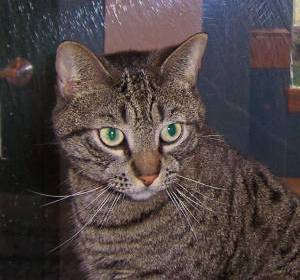
#> input picture Data/Cat/cat.1 - Copy.jpg, 300 x 280 px, found by its file name; its folder holds only this picture in this run
$ jupyter execute --allow-errors image_classi.ipynb
#> lines starting #> are read from the running program, lines starting #| are printed output that depends on the picture
[cell 1]
from google.colab import drive
drive.mount('/content/drive')

[cell 2]
import os

[cell 3]
os.listdir('/content/drive/MyDrive/Data')

[cell 4]
len(os.listdir('/content/drive/MyDrive/Data/Cat'))

[cell 5]
len(os.listdir('/content/drive/MyDrive/Data/Dog'))

[cell 6]
datadir='/content/drive/MyDrive/Data'
dogpath=os.path.join(datadir,'Dog')
os.listdir(dogpath)

[cell 7]
datadir='/content/drive/MyDrive/Data'
catpath=os.path.join(datadir,'Cat')
os.listdir(catpath)

[cell 8]
datadir='/content/drive/MyDrive/Data'
subfolder=os.listdir(datadir)
print(subfolder)
for i in subfolder:    #i=Dog
   sub_path=os.path.join(datadir,i)
   print(sub_path)
   print(os.listdir(sub_path))
#> pass 2 of the loop `for i in subfolder:`:

[cell 9]
datadir='/content/drive/MyDrive/Data'
subfolder=os.listdir(datadir)
print(subfolder)
for i in subfolder:    #i=Dog
   sub_path=os.path.join(datadir,i)
   sub_pathfolder=os.listdir(sub_path)
   for j in sub_pathfolder:
       subimage=os.path.join(sub_path,j)
       print(subimage)
#> pass 2 of the loop `for i in subfolder:`:

[cell 10]
import pandas as pd
import matplotlib.pyplot as plt
from skimage.io import imread
from sklearn.svm import SVC
from sklearn.model_selection import train_test_split
from sklearn.metrics import classification_report,confusion_matrix,accuracy_score,ConfusionMatrixDisplay
from skimage.transform import resize

[cell 11]
data_array=[]
target_array=[]
categories=['Cat','Dog']
datadir='/content/drive/MyDrive/Data'

[cell 12]
for i in categories:
  sub_path=os.path.join(datadir,i)
  print(sub_path)
  images=os.listdir(sub_path)
  for img in images:
    img_path=os.path.join(sub_path,img)
    img_array=imread(img_path)
#> img_array is the input picture: shape (280, 300, 3); mean R, G, B 78.8, 68.3, 68
    img_resized=resize(img_array,(150,150,3))
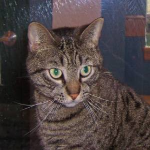
#> img_resized: shape (150, 150, 3) float64; mean R, G, B 0.309, 0.268, 0.266
    data_array.append(img_resized.flatten())
    target_array.append(categories.index(i))
  print('Loaded Category :',i)
#> pass 2 of the loop `for i in categories:`:
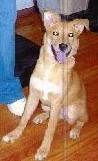
#> input picture Data/Dog/dog.12.jpg, 98 x 161 px, found by its file name
#> img_array is the input picture: shape (161, 98, 3); mean R, G, B 146.7, 114.4, 98.3
#> `img_resized=resize(img_array,(150,150,3))`:
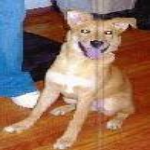
#> img_resized: shape (150, 150, 3) float64; mean R, G, B 0.575, 0.448, 0.386

[cell 13]
import numpy as np
data=np.array(data_array)

[cell 14]
data.shape
#> Out = (2, 67500)

[cell 15]
target=np.array(target_array)
target.shape

[cell 16]
df=pd.DataFrame(data)
#> df = table of 2 rows and 67500 columns
df
#> Out = table of 2 rows and 67500 columns

[cell 17]
df['target']=target

[cell 18]
df
#> Out = table of 2 rows and 67501 columns

[cell 19]
features=df.iloc[:, :-1]
#> features = table of 2 rows and 67500 columns
target=df.iloc[:, -1]

[cell 20]
X_train, X_test, y_train, y_test = train_test_split(features, target, test_size=0.2, random_state=4)
#> X_train = table of 1 rows and 67500 columns; X_test = table of 1 rows and 67500 columns

[cell 21]
sv = SVC()
#> (the rest of this cell did not finish here and is left out)

#> (a cell that did not finish here is left out)

[cell 23]
new=imread('/content/drive/MyDrive/Data/cat123.jpeg')
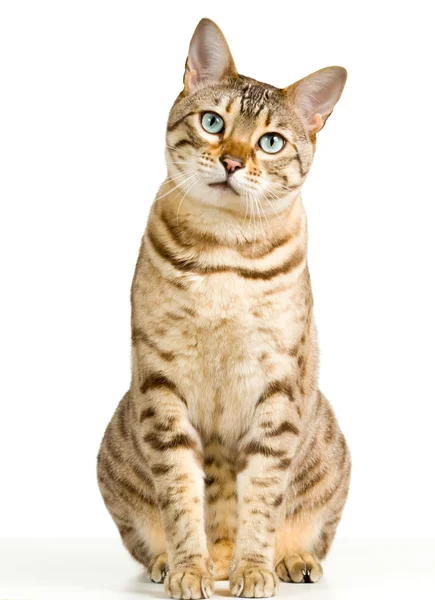
#> input picture cat123.jpeg, 435 x 600 px, found by its file name
#> new is the input picture: shape (600, 435, 3); mean R, G, B 232.3, 221.2, 206.8
plt.imshow(new)
plt.show()

[cell 24]
new=resize(new,(150,150,3))
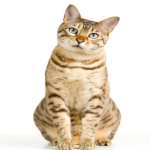
#> new: shape (150, 150, 3) float64; mean R, G, B 0.911, 0.868, 0.811
newimg=new.flatten()
newimg=newimg.reshape(1,-1)
#> (the rest of this cell did not finish here and is left out)
